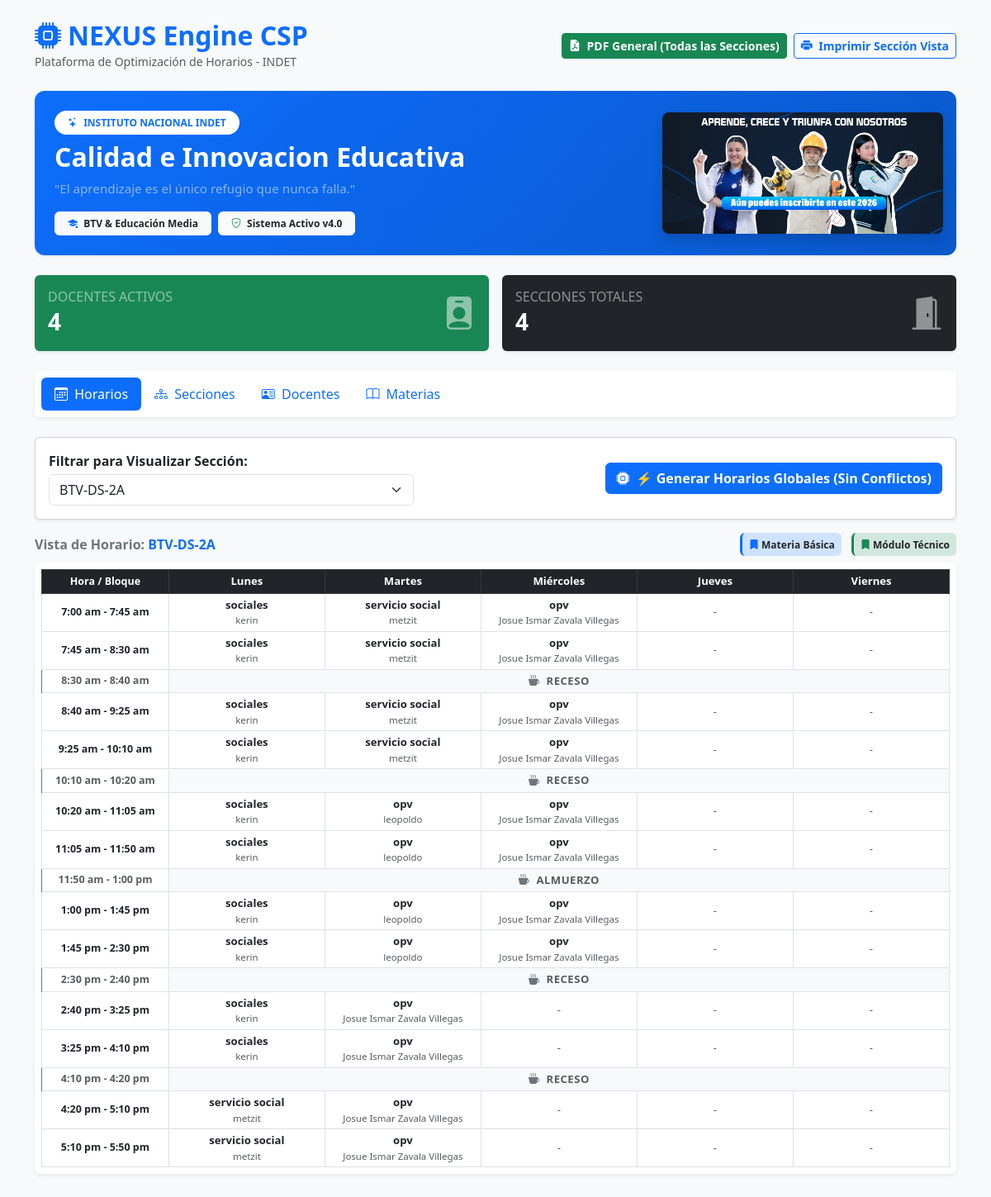
Before: / with the older database file.
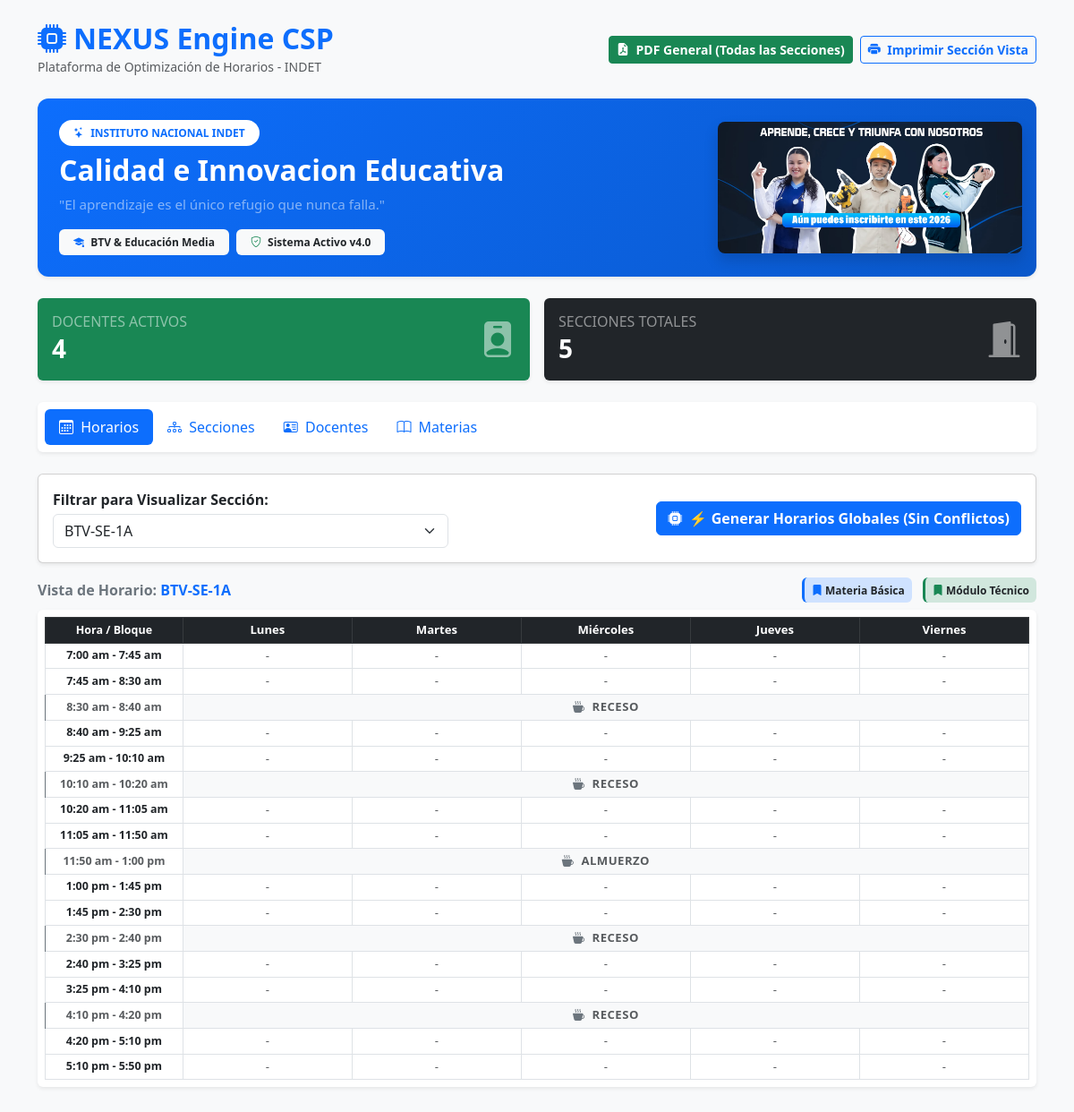
After: the same page with the newer database file.
### modulo_horarios/main.py (models this page shows)
class Seccion(SQLModel, table=True):
    id: Optional[int] = Field(default=None, primary_key=True)
    nombre: str
    modalidad: str
    anio: str

class Materia(SQLModel, table=True):
    id: Optional[int] = Field(default=None, primary_key=True)
    nombre: str
    tipo: str  # 'Básica' o 'Modular'

class Docente(SQLModel, table=True):
    id: Optional[int] = Field(default=None, primary_key=True)
    nombre: str
    correo_institucional: str
    turno_preferente: str
    dias_matutino: Optional[str] = None
    dias_vespertino: Optional[str] = None

### modulo_horarios/main.py (the view)
@app.get("/", response_class=HTMLResponse)
def index(
        request: Request,
        seccion_seleccionada: Optional[str] = None,
        seccion_estudiante: Optional[str] = None,
        session: Session = Depends(get_session)
):
    secciones = session.exec(select(Seccion)).all()
    lista_secciones = [s.nombre for s in secciones]
    seccion_actual = seccion_seleccionada if seccion_seleccionada else (
        lista_secciones[0] if lista_secciones else "Sin Secciones")
    sec_obj = session.exec(select(Seccion).where(Seccion.nombre == seccion_actual)).first()
    mantenimiento_dias = [
        ("lunes", "Lunes"),
        ("martes", "Martes"),
        ("miercoles", "Miércoles"),
        ("jueves", "Jueves"),
        ("viernes", "Viernes")
    ]
    tabla_horario = []
    for b in MEDIOS_BLOQUES:
        fila = {
            "hora": b["hora"],
            "es_pausa": b.get("es_pausa", False),
            "tipo_pausa": b.get("tipo_pausa", "")
        }
        for dia_clave, dia_bd in mantenimiento_dias:
            clase_data = {"materia": "-", "docente": "-", "tipo": "ninguno"}
            if sec_obj and not b.get("es_pausa"):
                clase = session.exec(
                    select(Horario).where(
                        Horario.seccion_id == sec_obj.id,
                        Horario.dia == dia_bd,
                        Horario.bloque_id == b["id"]
                    )
                ).first()
                if clase:
                    doc = session.get(Docente, clase.docente_id)
                    mat = session.get(Materia, clase.materia_id)
                    clase_data = {
                        "materia": mat.nombre if mat else "Desconocida",
                        "docente": doc.nombre if doc else "Desconocido",
                        "tipo": mat.tipo if mat else "Básica"
                    }
            fila[dia_clave] = clase_data
        tabla_horario.append(fila)
    docentes = session.exec(select(Docente)).all()
    materias = session.exec(select(Materia)).all()
    query_estudiantes = select(Estudiante)
    if seccion_estudiante and seccion_estudiante != "Todas":
        query_estudiantes = query_estudiantes.where(Estudiante.seccion == seccion_estudiante)
    estudiantes = session.exec(query_estudiantes).all()
    total_estudiantes_registrados = len(session.exec(select(Estudiante)).all())
    docentes_con_cargas = []
    for d in docentes:
        cargas_doc = session.exec(select(CargaAcademica).where(CargaAcademica.docente_id == d.id)).all()
        cargas_info = []
        for c in cargas_doc:
            s_item = session.get(Seccion, c.seccion_id)
            m_item = session.get(Materia, c.materia_id)
            cargas_info.append({
                "seccion": s_item,
                "materia": m_item,
                "medios_bloques_semanales": c.horas_semanales
            })
        docentes_con_cargas.append({
            "id": d.id,
            "nombre": d.nombre,
            "correo_institucional": d.correo_institucional,
            "turno_preferente": d.turno_preferente,
            "cargas": cargas_info
        })
    contexto = {
        "usuario": "admin",
        "rol": "Admin",
        "username": "admin",
        "secciones": secciones,
        "lista_secciones": lista_secciones,
        "seccion_actual": seccion_actual,
        "seccion_estudiante_filtro": seccion_estudiante or "Todas",
        "tabla_horario": tabla_horario,
        "docentes": docentes_con_cargas,
        "materias": materias,
        "estudiantes": estudiantes,
        "total_estudiantes": total_estudiantes_registrados,
        "total_docentes": len(docentes),
        "total_secciones": len(secciones),
        "alerta_cruce": False
    }
    return templates.TemplateResponse(
        request=request,
        name="index.html",
        context=contexto
    )

### modulo_horarios/templates/index.html (shortened to what this page needs)
<!DOCTYPE html>
<html lang="es">
<head>
    <link href="https://cdn.jsdelivr.net/npm/bootstrap@5.3.0/dist/css/bootstrap.min.css" rel="stylesheet">
    <link rel="stylesheet" href="https://cdn.jsdelivr.net/npm/bootstrap-icons@1.11.3/font/bootstrap-icons.css">
</head>
<body class="bg-light">
<div class="container pb-5 pt-4">
    <div class="d-flex justify-content-between align-items-center mb-4 no-print">
        <div>
            <h1 class="h2 fw-bold text-primary mb-0"><i class="bi bi-cpu-fill me-2"></i>NEXUS Engine CSP</h1>
            <small class="text-muted">Plataforma de Optimización de Horarios - INDET</small>
        </div>
        <div class="d-flex gap-2">
            <a href="/exportar_pdf_todos" class="btn btn-success btn-sm fw-bold" target="_blank">
                <i class="bi bi-file-earmark-pdf-fill me-1"></i> PDF General (Todas las Secciones)
            </a>
            <button id="btnImprimirHorario" onclick="window.print()" class="btn btn-outline-primary btn-sm fw-bold">
                <i class="bi bi-printer-fill me-1"></i> Imprimir Sección Vista
            </button>
        </div>
    </div>
    <div class="card border-0 shadow-sm overflow-hidden mb-4 no-print" style="border-radius: 12px; background: linear-gradient(135deg, #0d6efd 0%, #0a58ca 100%);">
        <div class="row g-0 align-items-center">
            <div class="col-md-8 p-4 text-white">
                <span class="badge bg-white text-primary mb-2 fw-bold text-uppercase px-3 py-2 rounded-pill" style="font-size: 0.75rem;">
                    <i class="bi bi-stars me-1"></i> INSTITUTO NACIONAL INDET
                </span>
                <h2 class="fw-bold mb-2">Calidad e Innovacion Educativa</h2>
                <p class="mb-3 text-white-50 lead" style="font-size: 0.95rem;">
                    "El aprendizaje es el único refugio que nunca falla."
                </p>
                <div class="d-flex align-items-center gap-2">
                    <span class="badge bg-light text-dark py-2 px-3"><i class="bi bi-mortarboard-fill text-primary me-1"></i> BTV & Educación Media</span>
                    <span class="badge bg-light text-dark py-2 px-3"><i class="bi bi-shield-check text-success me-1"></i> Sistema Activo v4.0</span>
                </div>
            </div>
            <div class="col-md-4 d-none d-md-block text-center p-3">
                <img src="../static/especialidades.png" alt="Especialidades INDET" class="img-fluid rounded-3 shadow" style="max-height: 160px; object-fit: cover; width: 100%;">
            </div>
        </div>
    </div>
    <div class="row g-3 mb-4 no-print">
        <div class="col-md-6">
            <div class="card bg-success text-white shadow-sm p-3 border-0">
                <div class="d-flex justify-content-between align-items-center">
                    <div>
                        <h6 class="text-white-50 text-uppercase mb-1">Docentes Activos</h6>
                        <h3 class="fw-bold mb-0">{{ total_docentes }}</h3>
                    </div>
                    <i class="bi bi-person-badge-fill fs-1 text-white-50"></i>
                </div>
            </div>
        </div>
        <div class="col-md-6">
            <div class="card bg-dark text-white shadow-sm p-3 border-0">
                <div class="d-flex justify-content-between align-items-center">
                    <div>
                        <h6 class="text-white-50 text-uppercase mb-1">Secciones Totales</h6>
                        <h3 class="fw-bold mb-0">{{ total_secciones }}</h3>
                    </div>
                    <i class="bi bi-door-open-fill fs-1 text-white-50"></i>
                </div>
            </div>
        </div>
    </div>
    <ul class="nav nav-pills mb-3 bg-white p-2 rounded shadow-sm no-print" id="nexusTab" role="tablist">
        <li class="nav-item"><button class="nav-link active" id="horario-tab" data-bs-toggle="tab" data-bs-target="#horario" type="button"><i class="bi bi-calendar3 me-1"></i> Horarios</button></li>
        <li class="nav-item"><button class="nav-link" id="secciones-tab" data-bs-toggle="tab" data-bs-target="#secciones" type="button"><i class="bi bi-diagram-3 me-1"></i> Secciones</button></li>
        <li class="nav-item"><button class="nav-link" id="docentes-tab" data-bs-toggle="tab" data-bs-target="#docentes" type="button"><i class="bi bi-person-vcard me-1"></i> Docentes</button></li>
        <li class="nav-item"><button class="nav-link" id="materias-tab" data-bs-toggle="tab" data-bs-target="#materias" type="button"><i class="bi bi-book me-1"></i> Materias</button></li>
    </ul>
    <div class="tab-content pt-2" id="nexusTabContent">
        <div class="tab-pane fade show active" id="horario" role="tabpanel">
            <div class="card shadow-sm p-3 mb-3 no-print">
                <div class="row align-items-center g-3">
                    <div class="col-md-5">
                        <form method="get" action="/">
                            <label for="seccion_seleccionada" class="form-label fw-bold mb-1">Filtrar para Visualizar Sección:</label>
                            <select name="seccion_seleccionada" id="seccion_seleccionada" class="form-select" onchange="this.form.submit()">
                                {% for sec in lista_secciones %}
                                    <option value="{{ sec }}" {% if sec == seccion_actual %}selected{% endif %}>{{ sec }}</option>
                                {% endfor %}
                            </select>
                        </form>
                    </div>
                    <div class="col-md-7 text-end d-flex justify-content-end align-items-center gap-2">
                        <form action="/generar_horarios_globales" method="post" class="m-0">
                            <button type="submit" class="btn btn-primary fw-bold">
                                <i class="bi bi-cpu-fill me-1"></i> ⚡ Generar Horarios Globales (Sin Conflictos)
                            </button>
                        </form>
                    </div>
                </div>
            </div>
            <div class="d-flex justify-content-between align-items-center mb-2 no-print">
                <span class="fw-bold text-secondary">Vista de Horario: <span class="text-primary">{{ seccion_actual }}</span></span>
                <div>
                    <span class="badge bg-basica text-dark p-2 me-2"><i class="bi bi-bookmark-fill text-primary"></i> Materia Básica</span>
                    <span class="badge bg-modular text-dark p-2"><i class="bi bi-bookmark-fill text-success"></i> Módulo Técnico</span>
                </div>
            </div>
            <div class="table-responsive bg-white rounded shadow-sm p-2">
                <table class="table table-bordered text-center align-middle mb-0 tabla-horario-compacta">
                    <thead class="table-dark">
                        <tr>
                            <th class="col-hora">Hora / Bloque</th>
                            <th class="col-dia">Lunes</th>
                            <th class="col-dia">Martes</th>
                            <th class="col-dia">Miércoles</th>
                            <th class="col-dia">Jueves</th>
                            <th class="col-dia">Viernes</th>
                        </tr>
                    </thead>
                    <tbody>
                        {% for fila in tabla_horario %}
                            {% if fila.es_pausa %}
                                <tr class="bg-custom-pause">
                                    <td class="col-hora fw-bold text-muted">{{ fila.hora }}</td>
                                    <td colspan="5" class="text-uppercase text-muted py-1 bg-light fw-bold" style="letter-spacing: 0.5px;">
                                        <i class="bi bi-cup-hot-fill me-1 text-secondary"></i> {{ fila.tipo_pausa }}
                                    </td>
                                </tr>
                            {% else %}
                                <tr>
                                    <td class="col-hora fw-bold">{{ fila.hora }}</td>
                                    {% for dia in ['lunes', 'martes', 'miercoles', 'jueves', 'viernes'] %}
                                        {% set clase = fila[dia] %}
                                        <td class="{% if clase.tipo == 'Modular' %}bg-modular{% elif clase.tipo == 'Básica' %}bg-basica{% endif %}">
                                            {% if clase.materia and clase.materia != '-' %}
                                                <div class="fw-bold text-dark">{{ clase.materia }}</div>
                                                <small class="text-muted d-block">{{ clase.docente }}</small>
                                            {% else %}
                                                <span class="text-muted">-</span>
                                            {% endif %}
                                        </td>
                                    {% endfor %}
                                </tr>
                            {% endif %}
                        {% endfor %}
                    </tbody>
                </table>
            </div>
        </div>
    </div>
</div>
</body>
</html>

### modulo_horarios/templates/index.html (style rules this page uses)
.bg-custom-pause { background-color: #f8f9fa; font-weight: bold; border-left: 3px solid #6c757d; }
.bg-modular { background-color: #d1e7dd; border-left: 3px solid #198754; }
.bg-basica { background-color: #cfe2ff; border-left: 3px solid #0d6efd; }
.tabla-horario-compacta { font-size: 0.82rem; }
.tabla-horario-compacta th, .tabla-horario-compacta td { padding: 4px 6px !important; vertical-align: middle; }
.col-hora { width: 14%; font-size: 0.78rem; }
.col-dia { width: 17.2%; }

Changed rows visible on the page:
removed Seccion: nombre "BTV-DS-2A"
no longer on this page (row unchanged): Materia: materia "sociales" "sociales" "sociales" "sociales" "sociales" "sociales" "sociales" "sociales" "sociales" "sociales"
no longer on this page (row edited): Docente: docente "kerin" "kerin" "kerin" "kerin" "kerin" "kerin" "kerin" "kerin" "kerin" "kerin"
no longer on this page (row unchanged): Materia: materia "servicio social" "servicio social" "servicio social" "servicio social" "servicio social" "servicio social"
no longer on this page (row edited): Docente: docente "metzit" "metzit" "metzit" "metzit" "metzit" "metzit"
no longer on this page (row unchanged): Materia: materia "opv" "opv" "opv" "opv" "opv" "opv" "opv" "opv" "opv" "opv" "opv" "opv" "opv" "opv" "opv" "opv"
no longer on this page (row edited): Docente: docente "Josue Ismar Zavala Villegas" "Josue Ismar Zavala Villegas" "Josue Ismar Zavala Villegas" "Josue Ismar Zavala Villegas" "Josue Ismar Zavala Villegas" "Josue Ismar Zavala Villegas" "Josue Ismar Zavala Villegas" "Josue Ismar Zavala Villegas" "Josue Ismar Zavala Villegas" "Josue Ismar Zavala Villegas" "Josue Ismar Zavala Villegas" "Josue Ismar Zavala Villegas"
no longer on this page (row edited): Docente: docente "leopoldo" "leopoldo" "leopoldo" "leopoldo"
now on this page (row unchanged): Seccion: nombre "BTV-SE-1A"
Other visible differences:
{{ total_secciones }}: "4" → "5"
form field seccion_seleccionada: "BTV-DS-2A" → "BTV-SE-1A"
